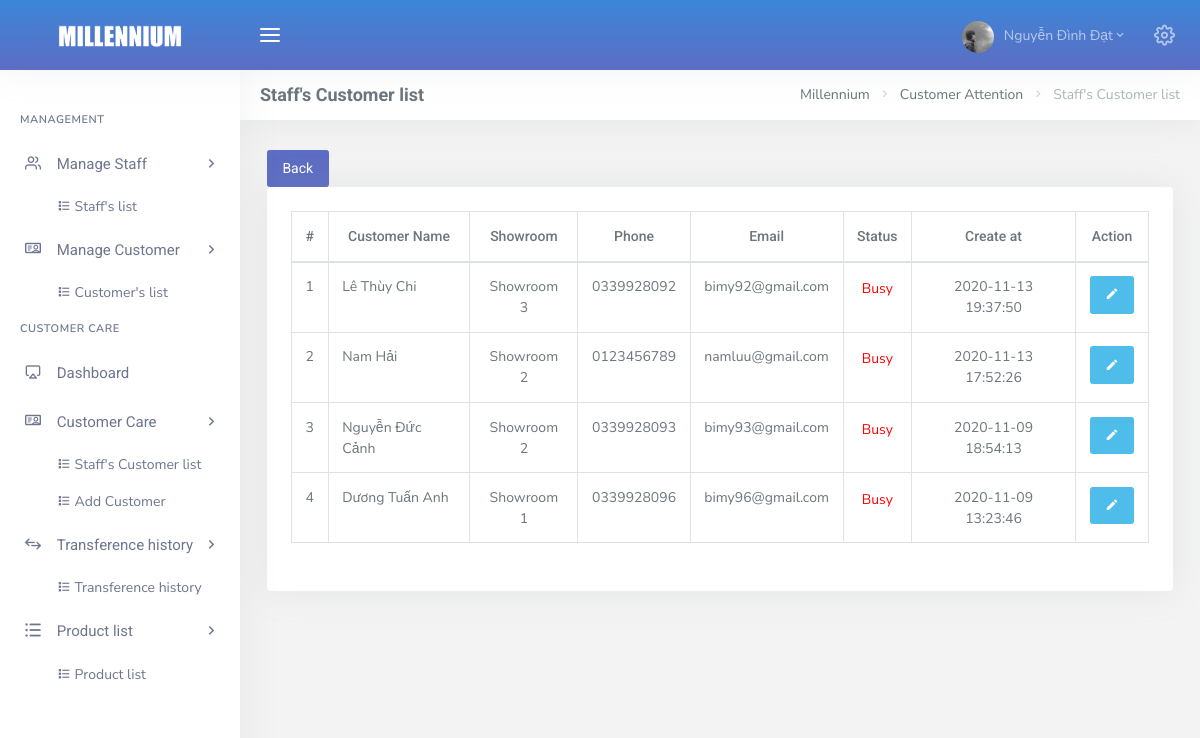
/admin/dashboard.php?page=list_customer_care_user&id=2 (signed in), run on an earlier commit of the app's database.
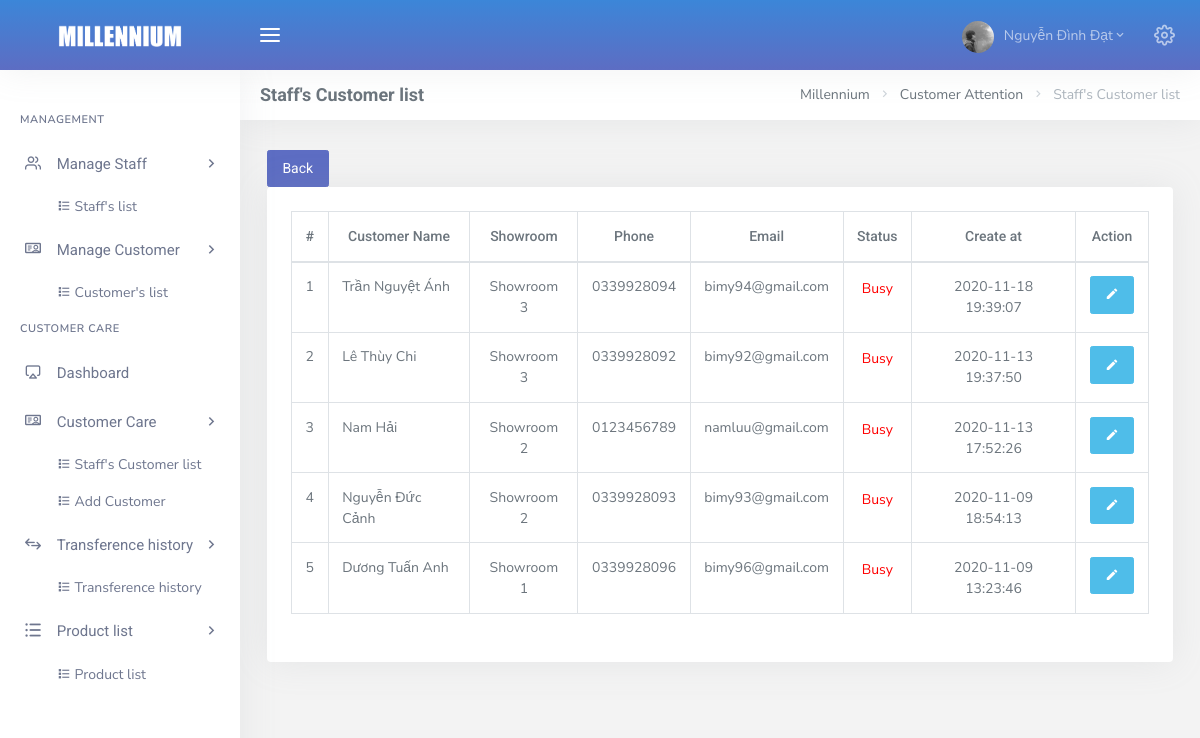
And on a later commit of the database.
### tables this page shows
CREATE TABLE `tbl_user` (
  `id` int(11) NOT NULL,
  `name` varchar(50) NOT NULL,
  `showroom_id` int(11) NOT NULL,
  `avatar` varchar(50) NOT NULL DEFAULT 'default.png',
  `email` varchar(50) NOT NULL,
  `passw` varchar(50) NOT NULL DEFAULT '123456',
  `addres` varchar(100) NOT NULL,
  `salary` float NOT NULL,
  `role` tinyint(4) NOT NULL DEFAULT 2,
  `status` tinyint(4) NOT NULL DEFAULT 1,
  `create_at` datetime NOT NULL DEFAULT current_timestamp()
);

CREATE TABLE `tbl_customer` (
  `id` int(11) NOT NULL,
  `name` varchar(50) NOT NULL,
  `showroom_id` int(11) NOT NULL,
  `phone` varchar(10) NOT NULL,
  `email` varchar(50) NOT NULL,
  `sex` varchar(5) NOT NULL,
  `birth` date NOT NULL DEFAULT '1970-01-01',
  `passw` varchar(50) NOT NULL,
  `avatar` varchar(50) NOT NULL DEFAULT 'guest.jpg',
  `create_at` datetime NOT NULL DEFAULT current_timestamp()
);

CREATE TABLE `tbl_care` (
  `user_id` int(11) NOT NULL,
  `customer_id` int(11) NOT NULL,
  `status` tinyint(4) NOT NULL DEFAULT 1,
  `create_at` datetime NOT NULL DEFAULT current_timestamp()
);

CREATE TABLE `tbl_showroom` (
  `showroom_id` int(11) NOT NULL,
  `title` varchar(50) NOT NULL,
  `addres` varchar(100) NOT NULL,
  `create_at` datetime NOT NULL DEFAULT current_timestamp()
);

### admin/Config/myConfig.php (called while the page is built, shortened)
<?php
	class Connect{
		private $user = "root";
		private $pass = "";
		private $dns = "mysql:host=localhost;dbname=customer_care";
		function __construct(){
			try {
				$this->pdo = new PDO($this->dns, $this->user, $this->pass);
				$this->pdo->query("SET NAMES utf8");
			} catch (PDOException $e) {
				echo $e->getMessage();
				exit();
			}
		}
	}
 ?>

### admin/Model/CustomerCare/CustomerCare_m.php (called while the page is built, shortened)
<?php
    include_once("Config/myConfig.php");
    class CustomerCare_m extends Connect {
        function __construct()
        {
            parent::__construct();
        }
        protected function getCustomerCare ($user_id) {
            $sql = "
            SELECT tbl_care.customer_id, tbl_user.name as 'Họ tên NV', tbl_customer.name, tbl_showroom.title, tbl_customer.phone, tbl_customer.email, tbl_care.status, tbl_care.create_at, tbl_customer.id
            FROM
                tbl_user,
                tbl_customer,
                tbl_showroom,
                tbl_care
            WHERE
                tbl_customer.showroom_id = tbl_showroom.showroom_id AND tbl_user.id = tbl_care.user_id AND tbl_customer.id = tbl_care.customer_id AND tbl_user.id = :user_id
            ORDER BY tbl_care.create_at DESC";
            $pre = $this->pdo->prepare($sql);
            $pre->bindParam(":user_id", $user_id);
            $pre->execute();
            $result = array();
            while ($row = $pre->fetch(PDO::FETCH_ASSOC)) {
                $result[] = $row;
            }
            return $result;
        }
    }

### admin/View/CustomerCare/list_customer_care_user.php (the view, shortened to what this page needs)
<button class="btn btn-primary" onclick="history.go(-1);">Back </button>
<div class="row">
    <div class="col-12">
        <div class="card-box table-responsive">
            <table id="datatable_listcustomer_care" class="display table table-bordered dt-responsive nowrap" style="border-collapse: collapse; border-spacing: 0; width: 100%;">
                <thead>
                    <tr class="text-center">
                        <th>#</th>
                        <th>Customer Name</th>
                        <th>Showroom</th>
                        <th>Phone</th>
                        <th>Email</th>
                        <th>Status</th>
                        <th>Create at</th>
                        <th>Action</th>
                    </tr>
                </thead>
                <tbody id="view_customer_care">
                    <?php
                        $count = 0;
                        foreach ($customer_care as $key => $valueCustomerCare) {
                            $count++;
                        ?>
                            <tr>
                                <td class="text-center"><?= $count; ?></td>
                                <td><?= $valueCustomerCare['name'] ?></td>
                                <td class="text-center"><?= $valueCustomerCare['title'] ?></td>
                                <td class="text-center"><?= $valueCustomerCare['phone'] ?></td>
                                <td><?= $valueCustomerCare['email'] ?></td>
                                <td class="text-center">
                                    <?php
                                        if ($valueCustomerCare['status'] == 1) {
                                            echo "<p style='color: red;'>Busy</p>";
                                        }else if ($valueCustomerCare['status'] == 2) {
                                            echo "<p style='color: green;'>Purchased</p>";
                                        }else if ($valueCustomerCare['status'] == 3) {
                                            echo "<p style='color: blue;'>New</p>";
                                        }
                                    ?>
                                </td>
                                <td class="text-center"><?= $valueCustomerCare['create_at'] ?></td>
                                <td class="text-center">
                                    <a href="dashboard.php?page=detail_customer_care&id=<?= $valueCustomerCare['id']; ?>">
                                      <button class="btn btn-info btn-icon waves-effect waves-light" title="Detail"><span><i class="mdi mdi-pencil"></i></span></button>
                                    </a>
                                </td>
                            </tr>
                        <?php
                        }
                     ?>
                </tbody>
            </table>
        </div>
    </div>
</div>

What changed in the data, as far as the page shows it:
now on one of the page's lists (row unchanged): tbl_user: tbl_customer.name "Dương Tuấn Anh", tbl_showroom.title "Showroom 1", tbl_customer.phone "0339928096", tbl_customer.email "bimy96@gmail.com", tbl_care.create_at "2020-11-09 13:23:46"
changed through a linked row, tbl_user "Showroom 3": tbl_customer.name "Lê Thùy Chi" → "Trần Nguyệt Ánh"; tbl_customer.phone "0339928092" → "0339928094"; tbl_customer.email "bimy92@gmail.com" → "bimy94@gmail.com"; tbl_care.create_at "2020-11-13 19:37:50" → "2020-11-18 19:39:07"; tbl_customer.name "Nam Hải" → "Lê Thùy Chi"; tbl_showroom.title "Showroom 2" → "Showroom 3"; tbl_customer.phone "0123456789" → "0339928092"; tbl_customer.email "namluu@gmail.com" → "bimy92@gmail.com"; tbl_care.create_at "2020-11-13 17:52:26" → "2020-11-13 19:37:50"; tbl_customer.name "Nguyễn Đức Cảnh" → "Nam Hải"; tbl_customer.phone "0339928093" → "0123456789"; tbl_customer.email "bimy93@gmail.com" → "namluu@gmail.com"; tbl_care.create_at "2020-11-09 18:54:13" → "2020-11-13 17:52:26"; tbl_customer.name "Dương Tuấn Anh" → "Nguyễn Đức Cảnh"; showroom.title "Showroom 1" → "Showroom 2"; tbl_customer.phone "0339928096" → "0339928093"; tbl_customer.email "bimy96@gmail.com" → "bimy93@gmail.com"; tbl_care.create_at "2020-11-09 13:23:46" → "2020-11-09 18:54:13"
